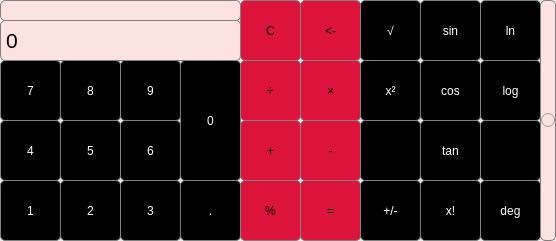
<?xml version="1.0" encoding="UTF-8"?>
<ui version="4.0">
 <class>Form</class>
 <widget class="QWidget" name="Form">
  <property name="geometry">
   <rect>
    <x>0</x>
    <y>0</y>
    <width>556</width>
    <height>241</height>
   </rect>
  </property>
  <property name="windowTitle">
   <string>Calculator pro</string>
  </property>
  <widget class="QPushButton" name="pushButton_1">
   <property name="geometry">
    <rect>
     <x>0</x>
     <y>180</y>
     <width>61</width>
     <height>61</height>
    </rect>
   </property>
   <property name="styleSheet">
    <string notr="true">QPushButton {
 background-color: black;
 border: 1px solid gray;
   border-radius: 5px;
color: white;
}
QPushButton:pressed {
 background-color: qlineargradient(x1: 0, y1: 0, x2: 0, y2: 1,
stop: 0 #b28fe6, stop: 1 #e68fc1);
}</string>
   </property>
   <property name="text">
    <string>1</string>
   </property>
  </widget>
  <widget class="QLabel" name="top_label">
   <property name="geometry">
    <rect>
     <x>0</x>
     <y>0</y>
     <width>241</width>
     <height>21</height>
    </rect>
   </property>
   <property name="font">
    <font>
     <pointsize>10</pointsize>
    </font>
   </property>
   <property name="styleSheet">
    <string notr="true">QLabel {
 qproperty-alignment: 'AlignVCenter | AlignRight';
 border: 1px solid gray;
background-color : #FDE2E2;
border-radius: 5px
}</string>
   </property>
   <property name="text">
    <string/>
   </property>
  </widget>
  <widget class="QPushButton" name="pushButton_sin">
   <property name="geometry">
    <rect>
     <x>420</x>
     <y>0</y>
     <width>61</width>
     <height>61</height>
    </rect>
   </property>
   <property name="styleSheet">
    <string notr="true">QPushButton {
 background-color: black;
 border: 1px solid gray;
   border-radius: 5px;
color: white;
}
QPushButton:pressed {
 background-color: qlineargradient(x1: 0, y1: 0, x2: 1, y2: 1,
stop: 0 #F3184B, stop: 1 #FF9AFF);
}</string>
   </property>
   <property name="text">
    <string>sin</string>
   </property>
  </widget>
  <widget class="QPushButton" name="pushButton_4">
   <property name="geometry">
    <rect>
     <x>0</x>
     <y>120</y>
     <width>61</width>
     <height>61</height>
    </rect>
   </property>
   <property name="styleSheet">
    <string notr="true">QPushButton {
 background-color: black;
 border: 1px solid gray;
   border-radius: 5px;
color: white;
}
QPushButton:pressed {
 background-color: qlineargradient(x1: 0, y1: 0, x2: 0, y2: 1,
stop: 0 #b28fe6, stop: 1 #e68fc1);
}</string>
   </property>
   <property name="text">
    <string>4</string>
   </property>
  </widget>
  <widget class="QPushButton" name="pushButton_7">
   <property name="geometry">
    <rect>
     <x>0</x>
     <y>60</y>
     <width>61</width>
     <height>61</height>
    </rect>
   </property>
   <property name="styleSheet">
    <string notr="true">QPushButton {
 background-color: black;
 border: 1px solid gray;
   border-radius: 5px;
color: white;
}
QPushButton:pressed {
 background-color: qlineargradient(x1: 0, y1: 0, x2: 0, y2: 1,
stop: 0 #b28fe6, stop: 1 #e68fc1);
}</string>
   </property>
   <property name="text">
    <string>7</string>
   </property>
  </widget>
  <widget class="QPushButton" name="pushButton_5">
   <property name="geometry">
    <rect>
     <x>60</x>
     <y>120</y>
     <width>61</width>
     <height>61</height>
    </rect>
   </property>
   <property name="styleSheet">
    <string notr="true">QPushButton {
 background-color: black;
 border: 1px solid gray;
   border-radius: 5px;
color: white;
}
QPushButton:pressed {
 background-color: qlineargradient(x1: 0, y1: 0, x2: 0, y2: 1,
stop: 0 #b28fe6, stop: 1 #e68fc1);
}</string>
   </property>
   <property name="text">
    <string>5</string>
   </property>
  </widget>
  <widget class="QPushButton" name="pushButton_pow">
   <property name="geometry">
    <rect>
     <x>360</x>
     <y>60</y>
     <width>61</width>
     <height>61</height>
    </rect>
   </property>
   <property name="styleSheet">
    <string notr="true">QPushButton {
 background-color: black;
 border: 1px solid gray;
   border-radius: 5px;
color: white;
}
QPushButton:pressed {
 background-color: qlineargradient(x1: 0, y1: 0, x2: 1, y2: 1,
stop: 0 #F3184B, stop: 1 #FF9AFF);
}</string>
   </property>
   <property name="text">
    <string>x²</string>
   </property>
  </widget>
  <widget class="QPushButton" name="pushButton_2">
   <property name="geometry">
    <rect>
     <x>60</x>
     <y>180</y>
     <width>61</width>
     <height>61</height>
    </rect>
   </property>
   <property name="styleSheet">
    <string notr="true">QPushButton {
 background-color: black;
 border: 1px solid gray;
   border-radius: 5px;
color: white;
}
QPushButton:pressed {
 background-color: qlineargradient(x1: 0, y1: 0, x2: 0, y2: 1,
stop: 0 #b28fe6, stop: 1 #e68fc1);
}</string>
   </property>
   <property name="text">
    <string>2</string>
   </property>
  </widget>
  <widget class="QPushButton" name="pushButton_multiply">
   <property name="geometry">
    <rect>
     <x>300</x>
     <y>60</y>
     <width>61</width>
     <height>61</height>
    </rect>
   </property>
   <property name="styleSheet">
    <string notr="true">QPushButton {
 background-color: crimson;
 border: 1px solid gray;
   border-radius: 5px;
}
QPushButton:pressed {
 background-color: qlineargradient(x1: 0, y1: 0, x2: 1, y2: 1,
stop: 0 #F3184B, stop: 1 #FF9AFF);
}</string>
   </property>
   <property name="text">
    <string>×</string>
   </property>
  </widget>
  <widget class="QPushButton" name="pushButton_0">
   <property name="geometry">
    <rect>
     <x>180</x>
     <y>60</y>
     <width>61</width>
     <height>121</height>
    </rect>
   </property>
   <property name="styleSheet">
    <string notr="true">QPushButton {
 background-color: black;
 border: 1px solid gray;
   border-radius: 5px;
color: white;
}
QPushButton:pressed {
 background-color: qlineargradient(x1: 0, y1: 0, x2: 0, y2: 1,
stop: 0 #b28fe6, stop: 1 #e68fc1);
}</string>
   </property>
   <property name="text">
    <string>0</string>
   </property>
  </widget>
  <widget class="QPushButton" name="pushButton_add">
   <property name="geometry">
    <rect>
     <x>240</x>
     <y>120</y>
     <width>61</width>
     <height>61</height>
    </rect>
   </property>
   <property name="styleSheet">
    <string notr="true">QPushButton {
 background-color: crimson;
 border: 1px solid gray;
   border-radius: 5px;
}
QPushButton:pressed {
 background-color: qlineargradient(x1: 0, y1: 0, x2: 1, y2: 1,
stop: 0 #F3184B, stop: 1 #FF9AFF);
}</string>
   </property>
   <property name="text">
    <string>+</string>
   </property>
  </widget>
  <widget class="QPushButton" name="pushButton_3">
   <property name="geometry">
    <rect>
     <x>120</x>
     <y>180</y>
     <width>61</width>
     <height>61</height>
    </rect>
   </property>
   <property name="styleSheet">
    <string notr="true">QPushButton {
 background-color: black;
 border: 1px solid gray;
   border-radius: 5px;
color: white;
}
QPushButton:pressed {
 background-color: qlineargradient(x1: 0, y1: 0, x2: 0, y2: 1,
stop: 0 #b28fe6, stop: 1 #e68fc1);
}</string>
   </property>
   <property name="text">
    <string>3</string>
   </property>
  </widget>
  <widget class="QPushButton" name="pushButton_equals">
   <property name="geometry">
    <rect>
     <x>300</x>
     <y>180</y>
     <width>61</width>
     <height>61</height>
    </rect>
   </property>
   <property name="styleSheet">
    <string notr="true">QPushButton {
 background-color: crimson;
 border: 1px solid gray;
   border-radius: 5px;
}
QPushButton:pressed {
 background-color: qlineargradient(x1: 0, y1: 0, x2: 1, y2: 1,
stop: 0 #F3184B, stop: 1 #FF9AFF);
}</string>
   </property>
   <property name="text">
    <string>=</string>
   </property>
  </widget>
  <widget class="QPushButton" name="pushButton_fraction">
   <property name="geometry">
    <rect>
     <x>480</x>
     <y>120</y>
     <width>61</width>
     <height>61</height>
    </rect>
   </property>
   <property name="styleSheet">
    <string notr="true">QPushButton {
 background-color: black;
 border: 1px solid gray;
   border-radius: 5px;
color: white;
}
QPushButton:pressed {
 background-color: qlineargradient(x1: 0, y1: 0, x2: 1, y2: 1,
stop: 0 #F3184B, stop: 1 #FF9AFF);
}</string>
   </property>
   <property name="text">
    <string/>
   </property>
  </widget>
  <widget class="QPushButton" name="pushButton_ln">
   <property name="geometry">
    <rect>
     <x>480</x>
     <y>0</y>
     <width>61</width>
     <height>61</height>
    </rect>
   </property>
   <property name="styleSheet">
    <string notr="true">QPushButton {
 background-color: black;
 border: 1px solid gray;
   border-radius: 5px;
color: white;
}
QPushButton:pressed {
 background-color: qlineargradient(x1: 0, y1: 0, x2: 1, y2: 1,
stop: 0 #F3184B, stop: 1 #FF9AFF);
}</string>
   </property>
   <property name="text">
    <string>ln</string>
   </property>
  </widget>
  <widget class="QPushButton" name="pushButton_tan">
   <property name="geometry">
    <rect>
     <x>420</x>
     <y>120</y>
     <width>61</width>
     <height>61</height>
    </rect>
   </property>
   <property name="styleSheet">
    <string notr="true">QPushButton {
 background-color: black;
 border: 1px solid gray;
   border-radius: 5px;
color: white;
}
QPushButton:pressed {
 background-color: qlineargradient(x1: 0, y1: 0, x2: 1, y2: 1,
stop: 0 #F3184B, stop: 1 #FF9AFF);
}</string>
   </property>
   <property name="text">
    <string>tan</string>
   </property>
  </widget>
  <widget class="QPushButton" name="pushButton_subtract">
   <property name="geometry">
    <rect>
     <x>300</x>
     <y>120</y>
     <width>61</width>
     <height>61</height>
    </rect>
   </property>
   <property name="styleSheet">
    <string notr="true">QPushButton {
 background-color: crimson;
 border: 1px solid gray;
  border-radius: 5px;
}
QPushButton:pressed {
 background-color: qlineargradient(x1: 0, y1: 0, x2: 1, y2: 1,
stop: 0 #F3184B, stop: 1 #FF9AFF);
}</string>
   </property>
   <property name="text">
    <string>-</string>
   </property>
  </widget>
  <widget class="QPushButton" name="pushButton_8">
   <property name="geometry">
    <rect>
     <x>60</x>
     <y>60</y>
     <width>61</width>
     <height>61</height>
    </rect>
   </property>
   <property name="styleSheet">
    <string notr="true">QPushButton {
 background-color: black;
 border: 1px solid gray;
   border-radius: 5px;
color: white;
}
QPushButton:pressed {
 background-color: qlineargradient(x1: 0, y1: 0, x2: 0, y2: 1,
stop: 0 #b28fe6, stop: 1 #e68fc1);
}</string>
   </property>
   <property name="text">
    <string>8</string>
   </property>
  </widget>
  <widget class="QPushButton" name="pushButton_percent">
   <property name="geometry">
    <rect>
     <x>240</x>
     <y>180</y>
     <width>61</width>
     <height>61</height>
    </rect>
   </property>
   <property name="styleSheet">
    <string notr="true">QPushButton {
 background-color: crimson;
 border: 1px solid gray;
   border-radius: 5px;
}
QPushButton:pressed {
 background-color: qlineargradient(x1: 0, y1: 0, x2: 1, y2: 1,
stop: 0 #F3184B, stop: 1 #FF9AFF);
}</string>
   </property>
   <property name="text">
    <string>%</string>
   </property>
  </widget>
  <widget class="QPushButton" name="pushButton_back">
   <property name="geometry">
    <rect>
     <x>300</x>
     <y>0</y>
     <width>61</width>
     <height>61</height>
    </rect>
   </property>
   <property name="styleSheet">
    <string notr="true">QPushButton {
 background-color: crimson;
 border: 1px solid gray;
   border-radius: 5px;
}
QPushButton:pressed {
 background-color: qlineargradient(x1: 0, y1: 0, x2: 1, y2: 1,
stop: 0 #F3184B, stop: 1 #FF9AFF);
}</string>
   </property>
   <property name="text">
    <string>&lt;-</string>
   </property>
  </widget>
  <widget class="QPushButton" name="pushButton_6">
   <property name="geometry">
    <rect>
     <x>120</x>
     <y>120</y>
     <width>61</width>
     <height>61</height>
    </rect>
   </property>
   <property name="styleSheet">
    <string notr="true">QPushButton {
 background-color: black;
 border: 1px solid gray;
   border-radius: 5px;
color: white;
}
QPushButton:pressed {
 background-color: qlineargradient(x1: 0, y1: 0, x2: 0, y2: 1,
stop: 0 #b28fe6, stop: 1 #e68fc1);
}</string>
   </property>
   <property name="text">
    <string>6</string>
   </property>
  </widget>
  <widget class="QPushButton" name="pushButton_factorial">
   <property name="geometry">
    <rect>
     <x>420</x>
     <y>180</y>
     <width>61</width>
     <height>61</height>
    </rect>
   </property>
   <property name="styleSheet">
    <string notr="true">QPushButton {
 background-color: black;
 border: 1px solid gray;
   border-radius: 5px;
color: white;
}
QPushButton:pressed {
 background-color: qlineargradient(x1: 0, y1: 0, x2: 1, y2: 1,
stop: 0 #F3184B, stop: 1 #FF9AFF);
}</string>
   </property>
   <property name="text">
    <string>x!</string>
   </property>
  </widget>
  <widget class="QPushButton" name="pushButton_decimal">
   <property name="geometry">
    <rect>
     <x>180</x>
     <y>180</y>
     <width>61</width>
     <height>61</height>
    </rect>
   </property>
   <property name="styleSheet">
    <string notr="true">QPushButton {
 background-color: black;
 border: 1px solid gray;
   border-radius: 5px;
color: white;
}
QPushButton:pressed {
 background-color: qlineargradient(x1: 0, y1: 0, x2: 0, y2: 1,
stop: 0 #b28fe6, stop: 1 #e68fc1);
}</string>
   </property>
   <property name="text">
    <string>.</string>
   </property>
  </widget>
  <widget class="QPushButton" name="pushButton_clear">
   <property name="geometry">
    <rect>
     <x>240</x>
     <y>0</y>
     <width>61</width>
     <height>61</height>
    </rect>
   </property>
   <property name="styleSheet">
    <string notr="true">QPushButton {
 background-color: crimson;
 border: 1px solid gray;
   border-radius: 5px;
}
QPushButton:pressed {
 background-color: qlineargradient(x1: 0, y1: 0, x2: 1, y2: 1,
stop: 0 #F3184B, stop: 1 #FF9AFF);
}</string>
   </property>
   <property name="text">
    <string>С</string>
   </property>
  </widget>
  <widget class="QLabel" name="label">
   <property name="geometry">
    <rect>
     <x>0</x>
     <y>20</y>
     <width>241</width>
     <height>41</height>
    </rect>
   </property>
   <property name="font">
    <font>
     <pointsize>16</pointsize>
     <weight>50</weight>
     <italic>false</italic>
     <bold>false</bold>
     <underline>false</underline>
     <strikeout>false</strikeout>
     <kerning>true</kerning>
    </font>
   </property>
   <property name="styleSheet">
    <string notr="true">QLabel {
 qproperty-alignment: 'AlignVCenter | AlignRight';
 border: 1px solid gray;
background-color : #FDE2E2;
border-radius: 5px
}</string>
   </property>
   <property name="text">
    <string>0</string>
   </property>
  </widget>
  <widget class="QPushButton" name="pushButton_log">
   <property name="geometry">
    <rect>
     <x>480</x>
     <y>60</y>
     <width>61</width>
     <height>61</height>
    </rect>
   </property>
   <property name="styleSheet">
    <string notr="true">QPushButton {
 background-color: black;
 border: 1px solid gray;
   border-radius: 5px;
color: white;
}
QPushButton:pressed {
 background-color: qlineargradient(x1: 0, y1: 0, x2: 1, y2: 1,
stop: 0 #F3184B, stop: 1 #FF9AFF);
}</string>
   </property>
   <property name="text">
    <string>log</string>
   </property>
  </widget>
  <widget class="QPushButton" name="pushButton_cos">
   <property name="geometry">
    <rect>
     <x>420</x>
     <y>60</y>
     <width>61</width>
     <height>61</height>
    </rect>
   </property>
   <property name="styleSheet">
    <string notr="true">QPushButton {
 background-color: black;
 border: 1px solid gray;
   border-radius: 5px;
color: white;
}
QPushButton:pressed {
 background-color: qlineargradient(x1: 0, y1: 0, x2: 1, y2: 1,
stop: 0 #F3184B, stop: 1 #FF9AFF);
}</string>
   </property>
   <property name="text">
    <string>cos</string>
   </property>
  </widget>
  <widget class="QPushButton" name="pushButton_powe">
   <property name="geometry">
    <rect>
     <x>360</x>
     <y>120</y>
     <width>61</width>
     <height>61</height>
    </rect>
   </property>
   <property name="styleSheet">
    <string notr="true">QPushButton {
 background-color: black;
 border: 1px solid gray;
   border-radius: 5px;
color: white;
}
QPushButton:pressed {
 background-color: qlineargradient(x1: 0, y1: 0, x2: 1, y2: 1,
stop: 0 #F3184B, stop: 1 #FF9AFF);
}</string>
   </property>
   <property name="text">
    <string/>
   </property>
  </widget>
  <widget class="QPushButton" name="pushButton_deg">
   <property name="geometry">
    <rect>
     <x>480</x>
     <y>180</y>
     <width>61</width>
     <height>61</height>
    </rect>
   </property>
   <property name="styleSheet">
    <string notr="true">QPushButton {
 background-color: black;
 border: 1px solid gray;
   border-radius: 5px;
color: white;
}
QPushButton:pressed {
 background-color: qlineargradient(x1: 0, y1: 0, x2: 1, y2: 1,
stop: 0 #F3184B, stop: 1 #FF9AFF);
}</string>
   </property>
   <property name="text">
    <string>deg</string>
   </property>
  </widget>
  <widget class="QPushButton" name="pushButton_sqrt">
   <property name="geometry">
    <rect>
     <x>360</x>
     <y>0</y>
     <width>61</width>
     <height>61</height>
    </rect>
   </property>
   <property name="styleSheet">
    <string notr="true">QPushButton {
 background-color: black;
 border: 1px solid gray;
   border-radius: 5px;
color: white;
}
QPushButton:pressed {
 background-color: qlineargradient(x1: 0, y1: 0, x2: 1, y2: 1,
stop: 0 #F3184B, stop: 1 #FF9AFF);
}</string>
   </property>
   <property name="text">
    <string>√</string>
   </property>
  </widget>
  <widget class="QPushButton" name="pushButton_plusMinus">
   <property name="geometry">
    <rect>
     <x>360</x>
     <y>180</y>
     <width>61</width>
     <height>61</height>
    </rect>
   </property>
   <property name="styleSheet">
    <string notr="true">QPushButton {
 background-color: black;
 border: 1px solid gray;
   border-radius: 5px;
color: white;
}
QPushButton:pressed {
 background-color: qlineargradient(x1: 0, y1: 0, x2: 1, y2: 1,
stop: 0 #F3184B, stop: 1 #FF9AFF);
}</string>
   </property>
   <property name="text">
    <string>+/-</string>
   </property>
  </widget>
  <widget class="QPushButton" name="pushButton_divide">
   <property name="geometry">
    <rect>
     <x>240</x>
     <y>60</y>
     <width>61</width>
     <height>61</height>
    </rect>
   </property>
   <property name="styleSheet">
    <string notr="true">QPushButton {
 background-color: crimson;
 border: 1px solid gray;
   border-radius: 5px;
}
QPushButton:pressed {
 background-color: qlineargradient(x1: 0, y1: 0, x2: 1, y2: 1,
stop: 0 #F3184B, stop: 1 #FF9AFF);
}</string>
   </property>
   <property name="text">
    <string>÷</string>
   </property>
  </widget>
  <widget class="QPushButton" name="pushButton_9">
   <property name="geometry">
    <rect>
     <x>120</x>
     <y>60</y>
     <width>61</width>
     <height>61</height>
    </rect>
   </property>
   <property name="styleSheet">
    <string notr="true">QPushButton {
 background-color: black;
 border: 1px solid gray;
   border-radius: 5px;
color: white;
}
QPushButton:pressed {
 background-color: qlineargradient(x1: 0, y1: 0, x2: 0, y2: 1,
stop: 0 #b28fe6, stop: 1 #e68fc1);
}</string>
   </property>
   <property name="text">
    <string>9</string>
   </property>
  </widget>
  <widget class="QRadioButton" name="radioButton">
   <property name="geometry">
    <rect>
     <x>540</x>
     <y>0</y>
     <width>16</width>
     <height>241</height>
    </rect>
   </property>
   <property name="toolTip">
    <string>&lt;html&gt;&lt;head/&gt;&lt;body&gt;&lt;p&gt;&lt;br/&gt;&lt;/p&gt;&lt;/body&gt;&lt;/html&gt;</string>
   </property>
   <property name="layoutDirection">
    <enum>Qt::LeftToRight</enum>
   </property>
   <property name="styleSheet">
    <string notr="true">QRadioButton {
 background-color: #FDE2E2;
 border: 1px solid gray;
   border-radius: 5px;
}
QRadioButton:pressed {
 background-color: qlineargradient(x1: 0, y1: 0, x2: 1, y2: 1,
stop: 0 #F3184B, stop: 1 #FF9AFF);
}</string>
   </property>
   <property name="inputMethodHints">
    <set>Qt::ImhNone</set>
   </property>
   <property name="text">
    <string/>
   </property>
   <property name="iconSize">
    <size>
     <width>16</width>
     <height>16</height>
    </size>
   </property>
  </widget>
 </widget>
 <resources/>
 <connections/>
</ui>
